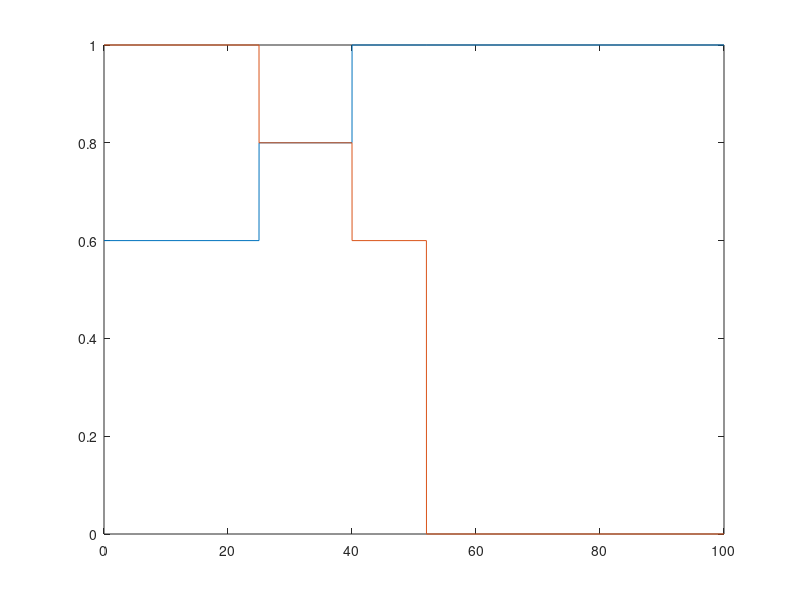

Write MATLAB code to recreate this figure.
% ELECTRIC MOTOR VALUES
maxMotorTorque = 80; % in Nm
maxRegenTorque = 80; % in Nm
maxMotorTemp = 135;   % in Fahrenheit
motorVoltage = 140;

motorTorques = [80 80 80 80 80 80 80 80 71.62 63.66 57.30 52.09 47.75 44.07 40.93 20 0];
motorSpeeds = [0 500 1000 1500 2000 2500 3000 3580.977845 4000 4500 5000 5500 6000 6500 7000 8000 9000] * pi/30;
efficiency = [
    52 78 80 82 82 82 82 82 82 82 82 80 78 78 76 74 70; 
    52 78 80 82 82 82 82 82 82 82 82 80 78 78 76 74 70;
    52 78 84 86 86 86 86 86 86 86 86 86 86 84 84 82 82;
    52 80 86 86 88 88 88 88 88 88 88 88 88 86 86 84 84;
    52 80 86 88 88 88 88 88 88 88 88 88 88 88 86 86 86;
    52 80 86 88 90 90 90 90 90 90 90 90 90 90 88 88 88;
    52 82 88 90 91 91 92 92 92 92 92 92 92 92 92 91 91;
    52 82 88 91 91 92 93 93 93 93 93 93 93 93 93 93 93;
    52 84 90 92 92 93 93 93 93 93 93 93 93 93 93 93 93; 
    62 86 91 93 93 93 93 93 93 93 93 93 93 93 93 93 93;
    66 86 91 93 93 93 93 93 93 93 93 93 93 93 93 93 93; 
    70 86 92 93 93 93 93 93 93 93 93 93 93 93 93 93 93; 
    70 86 92 93 93 93 93 93 93 93 93 93 93 93 93 93 93;
    72 86 91 93 93 93 93 93 93 93 93 93 93 93 93 93 93;
    72 86 91 93 93 93 93 93 93 93 93 93 93 93 93 93 93;
	52 82 88 91 91 92 93 93 93 93 93 93 93 93 93 93 93;
	52 82 88 90 91 91 92 92 92 92 92 92 92 92 92 91 91;];



% IC ENGINE VALUES
maxEngineTorque = 26.16; % in Nm
maxEngineTemp = 240;  % in Fahrenheit

efficiencyTrq = [0:5:80];
engineTorqueMap = [0,0;4,4.1;8,8.1;10.7,10.8;9.2,9.3;11.8,11.9;14.8,14.9;17.3,17.4;
    18,18.1;19.2,19.3;18,18.1;17.8,17.9;17.5,17.6;16,16.1;15,15.1] * 1.3558;
engineTorqueBreakpoints = [0:1.378:19.3];
engineSpeedBreakpoints = [0,1,2,3,4,5,6,7,8,9,10,11,12,13,14] * 1000;

initialFuel = 2.834; % in Liters 



% PLOT OF POWER BREAKPOINTS
plotSpeeds = [0, 25, 25.01, 40, 40.01, 52, 52.01, 100];
plotEngineBreak = [0.6, 0.6, 0.8, 0.8, 1, 1, 1, 1];
plotMotorBreak = [1, 1, 0.8, 0.8, 0.6, 0.6, 0, 0];
figure(3);
plot(plotSpeeds, plotEngineBreak);
hold
plot(plotSpeeds, plotMotorBreak);
